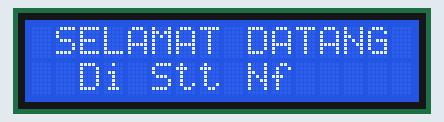
A sketch run on a simulated Arduino Uno, built with avr-gcc and run on an emulated ATmega328P. Shown: 16×2 character LCD.

Above: at 0.1 s.
At 3.2 s:
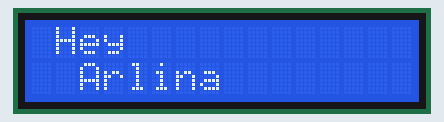

The sketch:

sketLampR06.ino
```cpp
#include <LiquidCrystal_PCF8574.h>

LiquidCrystal_PCF8574 lcd(0x27);

void setup() {
  // put your setup code here, to run once:
lcd.begin(16, 2);
lcd.setBacklight(125);
}

void loop() {
  // put your main code here, to run repeatedly:
lcd.clear();
lcd.setCursor(0,0);
lcd.print(" SELAMAT DATANG ");
lcd.setCursor(0,1);
lcd.print("  Di Stt Nf ");
delay(3000);

  // put your main code here, to run repeatedly:
lcd.clear();
lcd.setCursor(0,0);
lcd.print(" Hey ");
lcd.setCursor(0,1);
lcd.print("  Arlina ");
delay(3000);
}
```

Measured:
- what the display in image 1 shows lasts 3.0 s, from 3.1 s to 6.1 s
